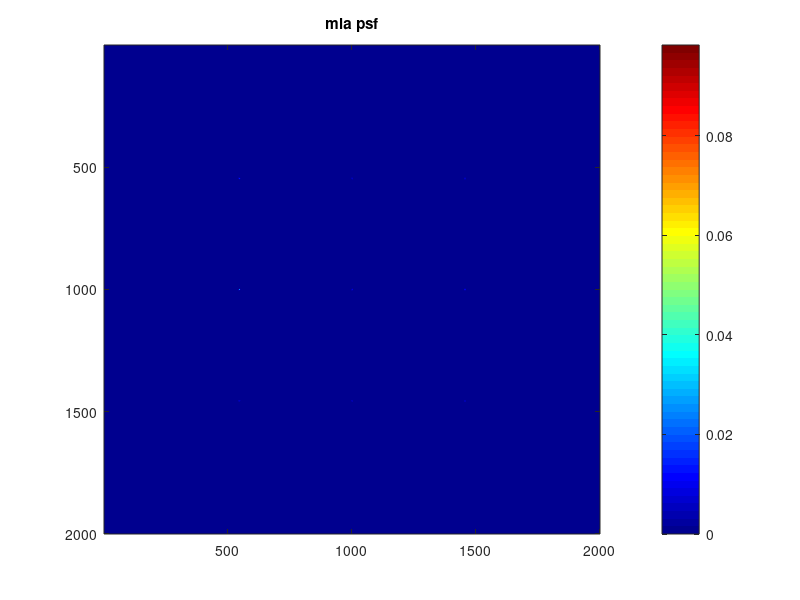

MATLAB code to generate this figure: (Note: this script raises an error after producing the figure.)
%% generate psf of single lens, every thing in um
F = @(x) fftshift(fft2(ifftshift(x)));
Ft = @(x) fftshift(ifft2(ifftshift(x)));
lambda = 0.633;
object_pitch = 1;
sensor_pitch = 2.2;
single_lens_dia = 1000;
f = 3300; 
simu_area = 4747;   %% i want the spatial unit of the psf to be divisable by 2.2 um(which is sensor pitch)
simu_dim = round(simu_area/object_pitch);
aperture = zeros(simu_dim);
x = object_pitch.*[-(simu_dim-1)/2:1:(simu_dim-1)/2];
y = object_pitch.*[-(simu_dim-1)/2:1:(simu_dim-1)/2];
[x,y] = meshgrid(x,y);
aperture(sqrt(x.^2+y.^2)<=single_lens_dia/2) = 1;
f_aperture = F(aperture);
psf_up = abs(f_aperture);
fov = simu_area;
du = 1/fov;
u = du.*[-(simu_dim-1)/2:1:(simu_dim-1)/2];
v = du.*[-(simu_dim-1)/2:1:(simu_dim-1)/2];
[u,v] = meshgrid(u,v);
xprime = u.*lambda.*f;
yprime = v.*lambda.*f;
%%unit of f_aperture is 0.44um which is one fifth of sensor pitch, do 5*5
%%pixel binning here
pos_center = (simu_dim+1)/2;
psf_dim = 31;
binning = 5;
tmp_dim = binning*psf_dim;
idx_start = pos_center - (binning-1)/2 - binning*((psf_dim-1)/2);
tmp_area = psf_up(idx_start:idx_start+psf_dim*binning-1,idx_start:idx_start+psf_dim*binning-1);
psf = zeros(psf_dim,psf_dim);
for i = 1:psf_dim
    for j = 1:psf_dim
        psf(i,j) = mean(mean(tmp_area(binning*(i-1)+1:i*binning,binning*(j-1)+1:j*binning)));
    end
end
psf = psf./sum(psf(:));
psf(psf<=0.001) = 0;

%% mla psf lenslet spacing 1mm
lenslet_spacing = 1000; %%1mm =1000um
spacing = round(lenslet_spacing/sensor_pitch);
copies = [3,3];
t_sng_psf = padarray(psf,[round((spacing-psf_dim)/2),...
    round((spacing-psf_dim)/2)]);
mla_psf = repmat(t_sng_psf,copies);
img_dim = 2000;
mla_psf = padarray(mla_psf,[round((img_dim-size(mla_psf,1))/2),...
    round((img_dim-size(mla_psf,1))/2)]);
if size(mla_psf,1) ~= img_dim
    mla_psf = mla_psf(1:end-1,1:end-1);
end
figure,imagesc(mla_psf),colormap jet;colorbar,title('mla psf');



%% load brain image and generate mla measurement
obj = rgb2gray(imread('brain2.jpg'));
scale = 3; %%5 3 if the conv output do not exceed sensor area
obj = double(imresize((obj),scale));
obj = obj./max(obj(:));
obj = padarray(obj,[round((img_dim-size(obj,1))/2),...
    round((img_dim-size(obj,1))/2)]);
if size(obj,1) ~= img_dim
    obj = obj(1:end-1,1:end-1);
end
figure,imagesc(obj),colormap jet;colorbar;title('obj');
measure = myconv(obj,mla_psf,'same');
figure,imagesc(measure),colormap jet;colorbar;title('conv without noise')

%% adding noise
F = @(x) fftshift(fft2(ifftshift(x)));
Ft = @(x) fftshift(ifft2(ifftshift(x)));
noise = 0.01*randn(size(measure));
ps = sum((measure(:)-mean(measure(:))).^2);
pn = sum(noise(:).^2);
snr = 10*log10(ps/(pn+eps));
measure_noise = measure+noise;
figure,imagesc(measure_noise);axis image off, colormap jet;colorbar;title('conv with noise');

%% deconvolution
reg = 0.01;  %%decrease reg if you see copies, increase if if cannot tell the obj
zero_padding_flag = 1;
if zero_padding_flag == 1
    mla_psf_n = padarray(mla_psf,size(mla_psf));
    measure_noise_n = padarray(measure_noise,size(measure_noise));
    f_mea = F(measure_noise_n);
    f_psf = F(mla_psf_n);
    para = reg*max(abs(f_psf(:)));
    f_res = (f_mea).*conj(f_psf)./(abs(f_psf).^2+para^2);
    result = real(Ft(f_res));
    result = result(size(result,1)/3+1:2*size(result,1)/3,size(result,2)/3+1:2*size(result,2)/3);
else
    f_mea = F(measure_noise);
    f_psf = F(mla_psf);
    para = reg*max(abs(f_psf(:)));
    f_res = (f_mea).*conj(f_psf)./(abs(f_psf).^2+para^2);
    result = real(Ft(f_res));
end
result = mytruncate(result,0,1);
figure,imagesc(result),axis image off, colormap jet;colorbar;title('result');





%% assume large object and small sensor, try deconv to retrieve large object
obj = rgb2gray(imread('brain2.jpg'));
scale = 9; %% 9*350>2000
obj = double(imresize((obj),scale));
obj = obj./max(obj(:));
figure,imagesc(obj),colormap jet;colorbar;title('large obj');
measure = myconv(obj,mla_psf,'same');
tmp_size = size(measure,1);
measure = measure(round(tmp_size/2)-img_dim/2:round(tmp_size/2)+img_dim/2-1,...
    round(tmp_size/2)-img_dim/2:round(tmp_size/2)+img_dim/2-1);
figure,imagesc(measure),colormap jet;colorbar;title('conv without noise');
F = @(x) fftshift(fft2(ifftshift(x)));
Ft = @(x) fftshift(ifft2(ifftshift(x)));
noise = 0.01*randn(size(measure));
ps = sum((measure(:)-mean(measure(:))).^2);
pn = sum(noise(:).^2);
snr = 10*log10(ps/(pn+eps));
measure_noise = measure+noise;
figure,imagesc(measure_noise);axis image off, colormap jet;colorbar;title('conv with noise');
reg = 0.07;  %%decrease reg if you see copies, increase if if cannot tell the obj
mla_psf_n = padarray(mla_psf,size(mla_psf));
measure_noise_n = padarray(measure_noise,size(measure_noise));
f_mea = F(measure_noise_n);
f_psf = F(mla_psf_n);
para = reg*max(abs(f_psf(:)));
f_res = (f_mea).*conj(f_psf)./(abs(f_psf).^2+para^2);
result = real(Ft(f_res));
result = mytruncate(result,0,1);
result = result(round(size(result,1)/2)-size(obj,1)/2:round(size(result,1)/2)+size(obj,1)/2-1,...
    round(size(result,1)/2)-size(obj,1)/2:round(size(result,1)/2)+size(obj,1)/2-1);
figure,imagesc(result),axis image off, colormap jet;colorbar;title('result');
    
% 
% %% symmetric padding test
% mla_psf_n = padarray(mla_psf,size(mla_psf));
% tmat1 = flip(measure_noise,1);
% tmat2 = flip(measure_noise,2);
% tmat3 = zeros(size(measure_noise));
% measure_noise_n = [tmat3,tmat1,tmat3;tmat2,measure_noise,tmat2;tmat3,tmat1,tmat3];
% figure,imagesc(measure_noise_n),axis image off, colormap gray;colorbar;title('padded');
% f_mea = F(measure_noise_n);
% f_psf = F(mla_psf_n);
% para = reg*max(abs(f_psf(:)));
% f_res = (f_mea).*conj(f_psf)./(abs(f_psf).^2+para^2);
% result = real(Ft(f_res));
% result = mytruncate(result,0,1);
% result = result(round(size(result,1)/2)-size(obj,1)/2:round(size(result,1)/2)+size(obj,1)/2-1,...
%     round(size(result,1)/2)-size(obj,1)/2:round(size(result,1)/2)+size(obj,1)/2-1);
% figure,imagesc(result),axis image off, colormap gray;colorbar;title('result');
%     


%% implement fista to solve the crop-conv inverse problem
%%initalize parameters for fista
factor = 1;
nobj = imresize(obj,factor);
nmeasure_noise = imresize(measure_noise,factor);
nmla_psf = imresize(mla_psf,factor);
tk = 1;
x0 = zeros(size(nobj));
xkm1 = x0;
yk = x0;
xk = x0;
maxiter =100;%100
alpha = 0.003;%0.005
thres = 0.003;%0.0585
psf2 = flip(flip(nmla_psf,1),2);
psf2 = padarray(psf2,[575,575]);
result = zeros(3150,3150,maxiter);
mselist = [];
decrease_flag = 0;
back_length = 8;
decrease_thres = 1;
decrease_rate = 0.5;
%%main iteration here:
for i = 1:maxiter
    residual = forward_cac(xk,nmla_psf,2000)-nmeasure_noise;
    nresidual = padarray(residual,[575,575]);% (3150 - 2000)/2= 575;
    grad = conv2(nresidual,psf2,'same');
    xk = myproximal(yk-alpha.*grad,thres);
%     xk = mytruncate(xk,0,1);
    tkp1 = (1+sqrt(1+4*tk*tk))/2;
    ykp1 = xk + (tk-1)/tkp1*(xk-xkm1);
    yk = ykp1;
    tk = tkp1;
    xkm1 = xk;
    figure(51),imagesc(xk),axis image off;colormap jet;title(i);
    result(:,:,i) = xk;
    mse = norm(residual(:));
    mselist = [mselist,mse];
    figure(52),plot(i,mse,'bo'),grid on,hold on;title(['data term, alpha: ',num2str(alpha),' thres: ',num2str(thres)])
    if decrease_flag
    if i>=40
        recentmse = mselist(i-back_length:i);
        p = polyfit([1:back_length+1],recentmse,1);
        if abs(p(1))<decrease_thres
            alpha = alpha*decrease_rate;
            decrease_thres = decrease_thres*decrease_rate;
            disp(['at ',num2str(i),'th iteration, decrease alpha, alpha: ',num2str(alpha)]);
        end
    end
    end
    pause(1);
end










